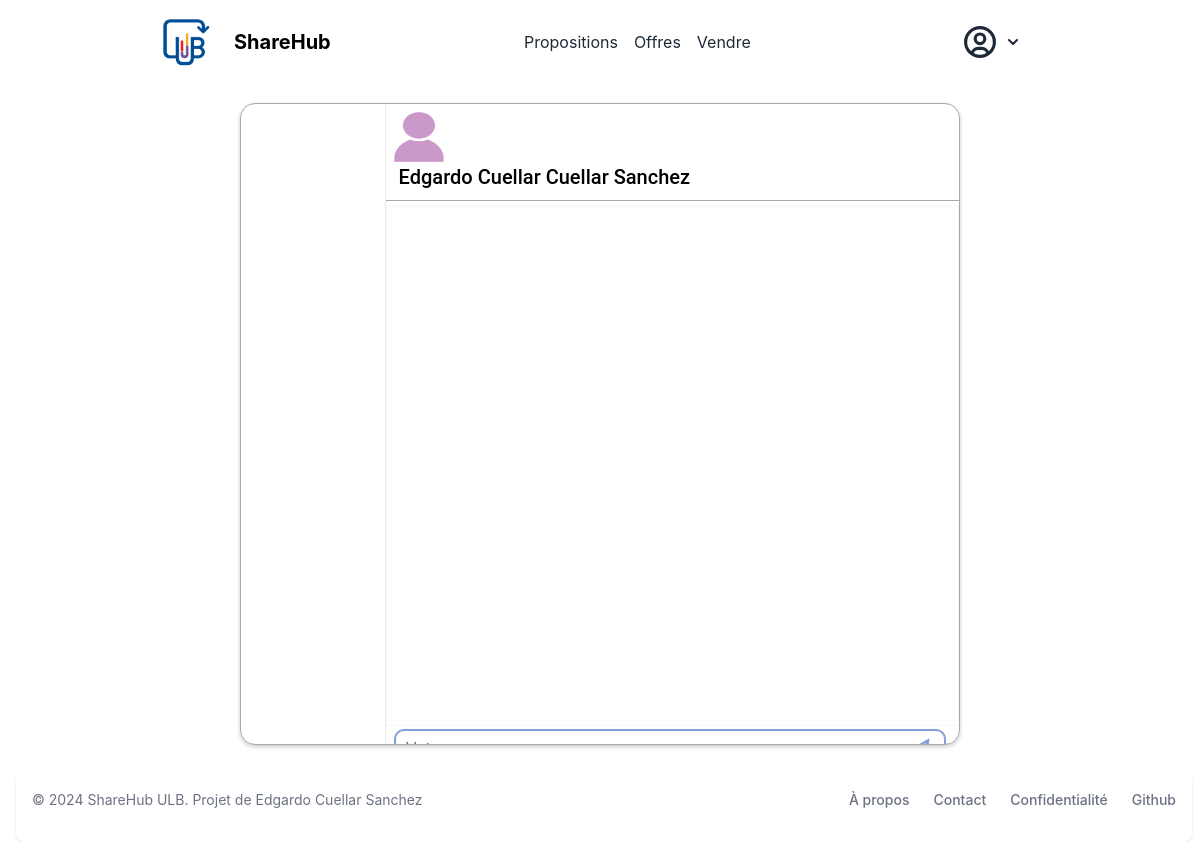
/message/1 (signed in), run on an earlier commit of the app's database.
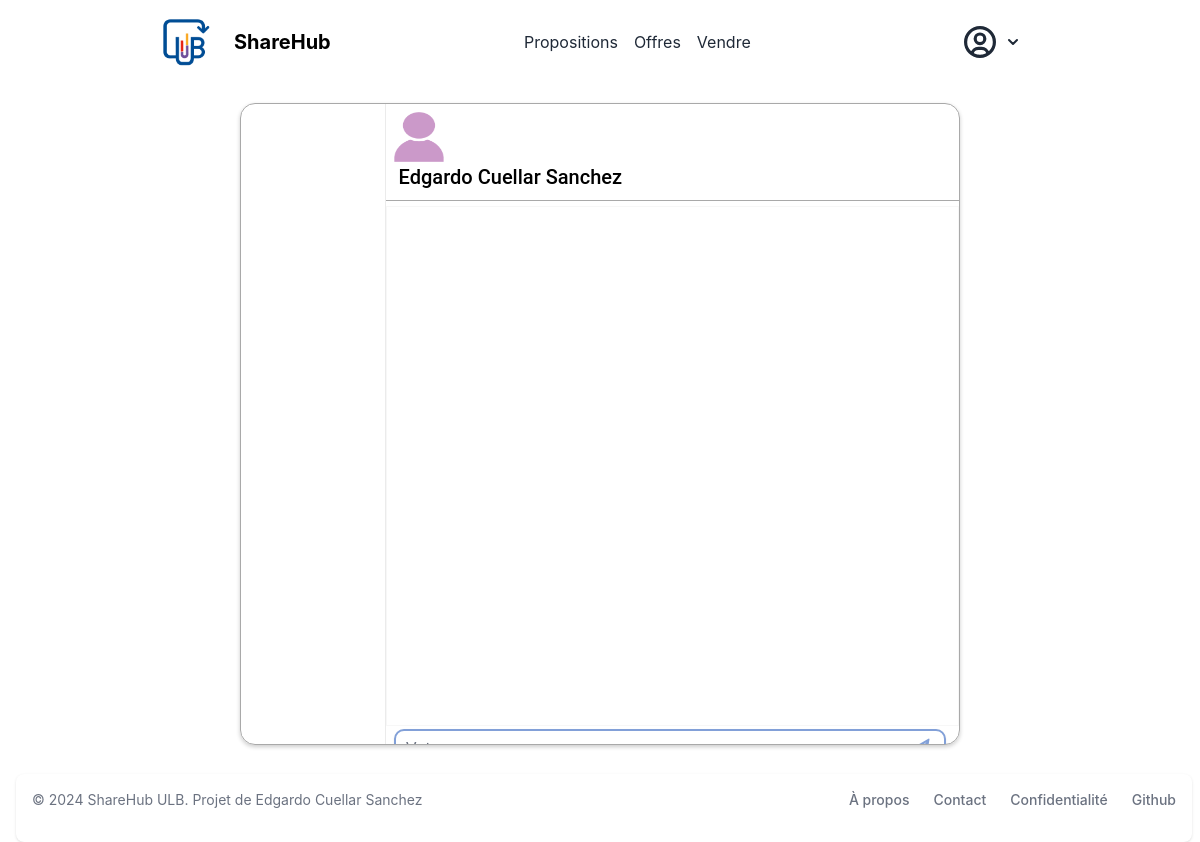
And on a later commit of the database.
### store/models/customer.py (models this page shows, shortened)
class Customer(models.Model):
    first_name = models.CharField(max_length=50, default="")
    last_name = models.CharField (max_length=50, default="")
    description = models.CharField(max_length=288, default="")
    faculty = models.CharField(max_length=50, default="")
    email=models.EmailField(default="", unique=True)
    password = models.CharField(max_length=100, default="")
    @staticmethod
    def get_customer_by_id(id):
        try:
            return Customer.objects.get(id= id)
        except:
            return False

### store/views/customer/message.py (the view, shortened to what this page needs)
# urls.py: path('message', MessagesView.as_view(), name='messages'),
class MessagesView(View):
    html_template = "customer/message.html"
    def get(self, request, receiver_id=None):
        if not request.session.get('customer'):
            return redirect('login')
        sender = Customer.get_customer_by_id(request.session.get('customer'))
        receiver = None
        messages = None
        if receiver_id is not None:
            receiver = Customer.get_customer_by_id(receiver_id)
            messages = Message.objects.filter(sender=sender, receiver=receiver) | Message.objects.filter(sender=receiver, receiver=sender)
        users_with_messages = self.get_users_with_messages(sender)
        context = {
            'sender': sender,
            'receiver': receiver,
            'messages': messages,
            'users_with_messages': users_with_messages,
        }
        return render(request, self.html_template, context)
    def get_users_with_messages(self, user):
        return Customer.objects.filter(
            Q(sent_messages__receiver=user) | Q(received_messages__sender=user)
        ).distinct()

### store/templatetags/custom_filter.py (called while the page is built)
@register.filter(name='user_img')
def get_user_img(id):
    return f"/media/img/user_{id % 11}.png"

### store/templates/customer/message.html (shortened to what this page needs)
{% extends 'base.html' %}
{% block content %}
{% load custom_filter %}
<link rel="stylesheet" href="https://cdnjs.cloudflare.com/ajax/libs/font-awesome/4.7.0/css/font-awesome.min.css">
<div class="container app">
  <div class="main-row">
    <div style="width: 20%; padding-left: 0.5rem; overflow: hidden;">
    </div>
    <div class="col-sm-8 conversation mt-2">
        {% if receiver %}
        <div class="row heading mt-2" style="padding-left: 0.5rem; padding-bottom: 0.5rem; border-bottom: darkgray solid 1px;">
            <div class="col-sm-2 col-md-1 col-xs-3 heading-avatar">
            <div class="avatar-icon ">
                <img src="{{receiver.id|user_img}}">
            </div>
            </div>
            <div class="col-sm-10 col-xs-7" style="margin: auto;">
            <a href="/profile/{{receiver.id}}" class="name-user" style="font-weight: 500;font-size: 20px;">
                {{receiver.first_name}} {{receiver.last_name}}
            </a>
            </div>
        </div>
      <div class="row message" id="conversation">
      </div>
      <div class="row reply">
        <form method="post" action="">
            <div class="position-relative">
                <input type="text" class="reply-input" name="content" placeholder="Votre message" />
                <button type="submit" class="reply-send position-absolute" style="margin-top: 8.5px; margin-left: -42px;border: none;">
                    <i class="fa fa-send" style="color: #82A0D8; font-size: large;"></i>
                </button>
            </div>
        </form>
      </div>
      {% endif %}
    </div>
  </div>
</div>
{% endblock %}

What changed in the data, as far as the page shows it:
changed Customer "Cuellar Sanchez": first_name "Edgardo Cuellar" → "Edgardo"
